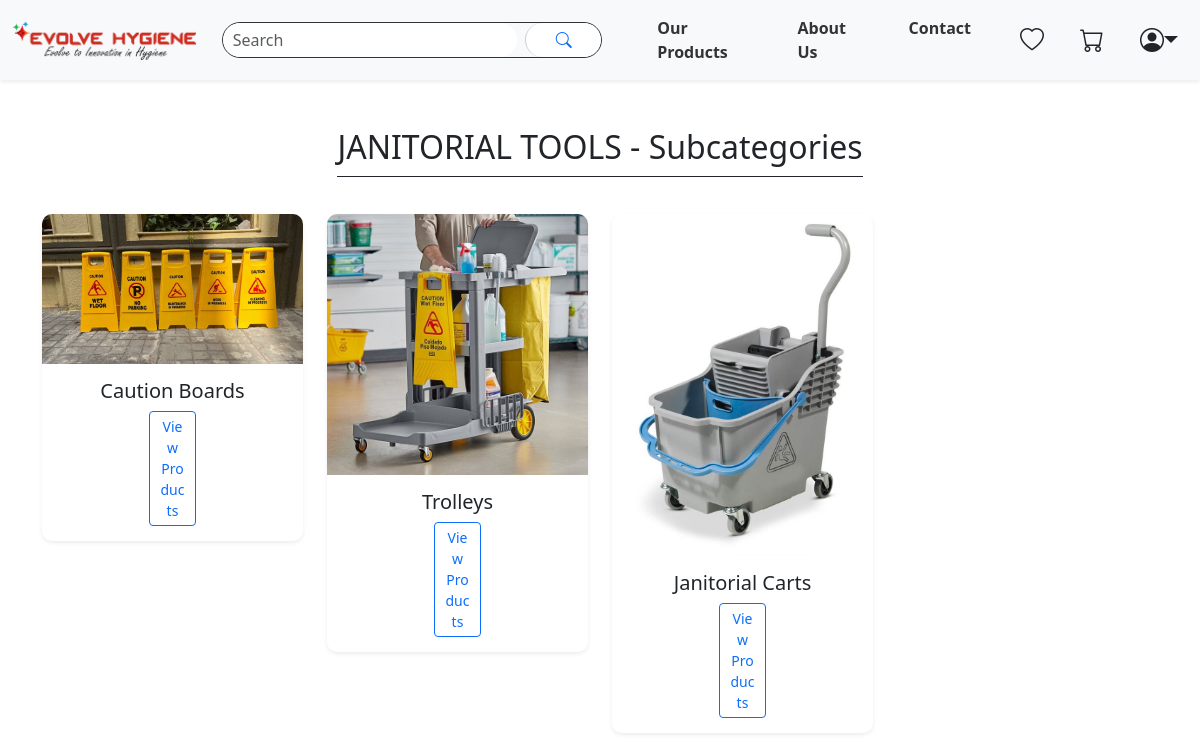
The app's page /subcategory/16/ with its own data.
### evolve/models.py (models this page shows, shortened)
class Category(models.Model):
    name = models.CharField(max_length=100)
    image = models.ImageField(upload_to='category_images/', blank=True, null=True)

class SubCategory(models.Model):
    category = models.ForeignKey(Category, related_name='subcategories', on_delete=models.CASCADE)
    name = models.CharField(max_length=100)
    image = models.ImageField(upload_to='subcategory_images/', blank=True, null=True)

### evolve/views.py (the view)
# urls.py: path('subcategory/<int:category_id>/', views.subcategory_view, name='subcategory_view'),
def subcategory_view(request, category_id):
    category = get_object_or_404(Category, id=category_id)
    subcategories = category.subcategories.all()
    return render(request, 'user/subcategory_view.html', {
        'category': category,
        'subcategories': subcategories
    })

### evolve/context_processors.py (called while the page is built)
def cart_count(request):
    cart = request.session.get('cart', {})
    cart_count = sum(cart.values())  # Sum of quantities
    return {'cart_count': cart_count}

### templates/user/subcategory_view.html
{% extends 'base.html' %}
{% load static %}
{% block extra_css %}
    <link rel="stylesheet" href="{% static 'css/user/home.css' %}" />
{% endblock %}
{% block content %}
<div class="container py-5">
    <h2 class="text-center mb-5">
        <span class="border-bottom border-dark pb-2">{{ category.name }} - Subcategories</span>
    </h2>
    <div class="row g-4">
        {% for subcategory in subcategories %}
        <div class="col-12 col-sm-6 col-md-4 col-lg-3">
            <div class="card shadow-sm">
                {% if subcategory.image %}
                    <img src="{{ subcategory.image.url }}" alt="{{ subcategory.name }}" class="card-img-top">
                {% else %}
                    <div class="category-img-placeholder">
                        <i class="bi bi-image"></i>
                    </div>
                {% endif %}
                <div class="card-body text-center">
                    <h5 class="card-title">{{ subcategory.name }}</h5>
                    <a href="{% url 'our_products' %}?subcategory={{ subcategory.id }}" class="btn btn-outline-primary btn-sm">View Products</a>
                </div>
            </div>
        </div>
        {% empty %}
        <div class="col-12 text-center py-4">
            <p>No subcategories available for {{ category.name }}.</p>
        </div>
        {% endfor %}
    </div>
</div>
{% endblock %}

### static/css/user/home.css (style rules this page uses)
.card { box-shadow: 0 4px 8px rgba(0, 0, 0, 0.1); border-radius: 10px; overflow: hidden; background: transparent; border: none; }
.card-body { padding-top: 15px; text-align: center; }
.btn-outline-primary { font-weight: 500; transition: background-color 0.3s ease, color 0.3s ease; width: 10%; margin: 0 auto; }
.card-body { flex-grow: 1; display: flex; flex-direction: column; justify-content: space-between; padding: 15px; }
.row.g-4 { display: flex; flex-wrap: wrap; }
.col-12.col-sm-6.col-md-4.col-lg-3 { display: flex; flex-direction: column; }
.btn-outline-primary { font-weight: 500; transition: background-color 0.3s ease, color 0.3s ease; width: 20%; }
h2.text-center span.border-bottom { border-bottom-width: 3px; border-bottom-color: #343a40; }
.container.py-5 { padding-top: 3rem !important; padding-bottom: 3rem !important; }

### records on screen
Category: name "JANITORIAL TOOLS"
SubCategory: image (picture), name "Caution Boards"
SubCategory: image (picture), name "Trolleys"
SubCategory: image (picture), name "Janitorial Carts"
